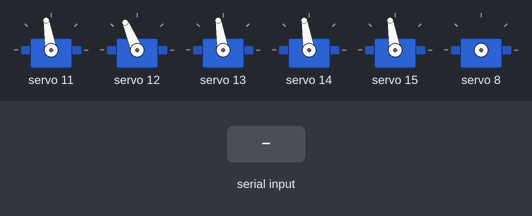
A sketch run on a simulated Arduino Uno, built with avr-gcc and run on an emulated ATmega328P. Parts: 6 × servo. Inputs (shaded band) come from the test bench.

Above: at 7.2 s.
7.3 s: "GRAB\n" received over Serial
8.8 s: "OPEN\n" received over Serial
At 9.4 s:
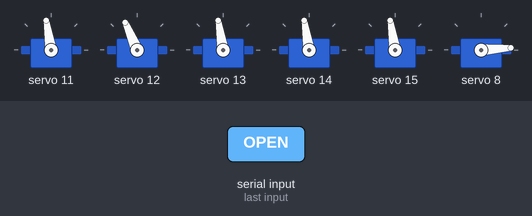
10.3 s: "90 45\n" received over Serial
At 11.2 s:
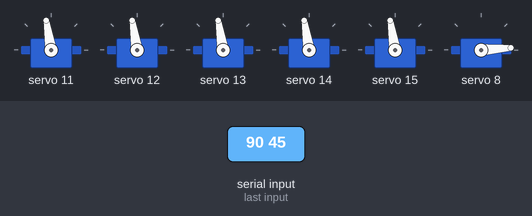
11.8 s: "GRAB\n" received over Serial
At 12.9 s:
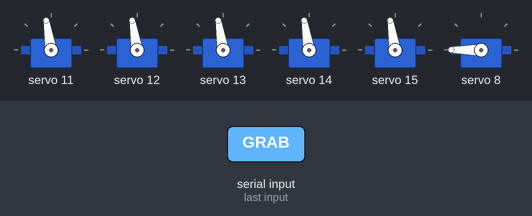
Timing chart, 0 to 14.3 s (numbered marks = the images above; inputs shaded):
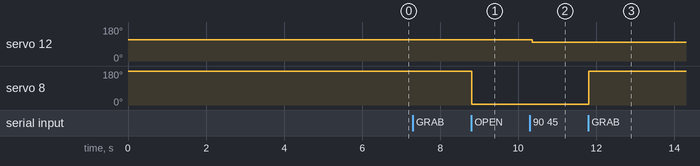

The sketch:

chessbot_final.ino
```cpp
#include <Wire.h>
#include <Adafruit_PWMServoDriver.h>
#include <stdlib.h>
#include <LiquidCrystal.h>

LiquidCrystal lcd(8, 2, 4, 5, 6, 7);

Adafruit_PWMServoDriver pwm = Adafruit_PWMServoDriver();

#define SERVOMIN  120 // Minimum pulse length count (out of 4096)
#define SERVOMAX  520 // Maximum pulse length count (out of 4096)

const int joint1 = 11;
const int joint2 = 12;
const int joint3 = 13;
const int joint4 = 14;
const int joint5 = 15;
const int joint6 = 8;

double joint_1_val = 0.0;
double joint_2_val = 0.0;
double joint_3_val = 0.0;
double joint_4_val = 0.0;
double joint_5_val = 0.0;


unsigned long currentMillis;
long previousMillis = 0;    // set up timers
long interval = 20;


void setup() {
  Serial.begin(9600);
  Wire.begin();
  //Serial.println("16 channel Servo test!");

  pwm.begin();
  pwm.setPWMFreq(50);  // Analog servos run at ~60 Hz updates

  // Set initial positions for servos on channels 11 to 15
  /*
  pwm.setPWM(11, 0, angleToPulse(10));
  pwm.setPWM(12, 0, angleToPulse(65));
  pwm.setPWM(13, 0, angleToPulse(120));
  pwm.setPWM(14, 0, angleToPulse(100));
  pwm.setPWM(15, 0, angleToPulse(30));
*/
home_position();


}

void loop() {

  /*
  delay(2000);

  // Sweep servo on channel 11 from 10 to 150 degrees
  for (int angle = 10; angle <= 150; angle += 2) {
    delay(20);
    pwm.setPWM(11, 0, angleToPulse(angle));
  }
  delay(1000);

  // Sweep servo on channel 12 from 65 to 90 degrees
  for (int angle = 65; angle <= 90; angle += 1) {
    delay(70);
    pwm.setPWM(12, 0, angleToPulse(angle));
  }
  delay(1000);

  // Sweep servo on channel 13 from 120 to 90 degrees
  for (int angle = 120; angle >= 90; angle -= 2) {
    delay(50);
    pwm.setPWM(13, 0, angleToPulse(angle));
  }
  delay(1000);

  // Sweep servo on channel 14 from 100 to 150 degrees
  for (int angle = 100; angle <= 150; angle += 1) {
    delay(20);
    pwm.setPWM(14, 0, angleToPulse(angle));
  }
  delay(1000);

  // Sweep servo on channel 15 from 30 to 80 degrees
  for (int angle = 30; angle <= 80; angle += 2) {
    delay(40);
    pwm.setPWM(15, 0, angleToPulse(angle));
  }
  delay(1000);
  */
    if (Serial.available() > 0) {
    // Read the incoming angle values from Serial
    String receivedCommand = Serial.readStringUntil('\n');
    if(receivedCommand=="GRAB") grip_close(joint6);
    else if(receivedCommand=="OPEN") grip_open(joint6);
    else{
    float receivedValues[5];

    // Parse the received values
    if (parseCommand(receivedCommand, receivedValues)) {
      joint_1_val = receivedValues[0];
      joint_1_val = joint_1_map(joint_1_val);

      joint_2_val = receivedValues[1];
      joint_2_val = joint_2_map(joint_2_val);

      joint_3_val = receivedValues[2];
      joint_3_val = joint_3_map(joint_3_val);

      joint_4_val = receivedValues[3];
      joint_4_val = joint_4_map(joint_4_val);

      joint_5_val = receivedValues[4];
      joint_5_val = joint_5_map(joint_5_val);

      lcd.clear();
      //displayValues(receivedValues);
    }
      // Set servos to the received angles
       currentMillis = millis();
  //if (currentMillis - previousMillis >= 20)
   //{
      //setServoAngle(joint_1_servo_pin, joint_1);
      pwm.setPWM(joint1, 0, angleToPulse(joint_1_val));
      delay(50);
      //setServoAngle(joint_2_servo_pin, joint_2);
      pwm.setPWM(joint2, 0, angleToPulse(joint_2_val));
      delay(50);
      //setServoAngle(joint_3_servo_pin, joint_3);
      pwm.setPWM(joint3, 0, angleToPulse(joint_3_val));
      delay(50);
      //setServoAngle(joint_4_servo_pin, joint_4);
      pwm.setPWM(joint4, 0, angleToPulse(joint_4_val));
      delay(50);
      //setServoAngle(joint_5_servo_pin, joint_5);
      pwm.setPWM(joint5, 0, angleToPulse(joint_5_val));
      delay(50);
      previousMillis = currentMillis;
   // }
    }
  }


}

//##############################################################//
double joint_1_map(float pos_radian) //outputs in mapped degree
{
  //moveit_sim    :-90  0  90  //<-------pos_radian
  //physical_arm  :-90  0  90
  return pos_radian*57.2958;  // 57.2958 = 180/pi
}
double joint_2_map(float pos_radian) //outputs in mapped degree
{
  //moveit_sim    :-90  0  90 //<-------pos_radian
  //physical_arm  :90  0  -90
  return map_double(pos_radian,-1.5708 ,1.5708 ,90 ,-90);  // 57.2958 = 180/pi
}

double joint_3_map(float pos_radian) //outputs in mapped degree
{
  //moveit_sim    :1.05rad(60.16)  0 -2.09rad(119.74) //<-------pos_radian
  //physical_arm  :-90  0  90
  return map_double(pos_radian ,1.051 ,-2.091 ,-90 ,+90);  // 57.2958 = 180/pi
}
double joint_4_map(float pos_radian) //outputs in mapped degree
{
  //moveit_sim    :90  0  -90 //<-------pos_radian
  //physical_arm  :-90  0  90
  return map_double(pos_radian, 1.5708 ,-1.5708 ,-90 ,90);  // 57.2958 = 180/pi
}
double joint_5_map(float pos_radian) //outputs in mapped degree
{
  //moveit_sim    :-90  0  90  //<-------pos_radian
  //physical_arm  :-90  0  90
  return pos_radian*57.2958;  // 57.2958 = 180/pi
}

double map_double(double input,double inputMin,double inputMax,double outputMin,double outputMax)
{
  double normalizedInput = (input - inputMin) / (inputMax - inputMin);
  return outputMin + normalizedInput * (outputMax - outputMin);
}
//##############################################################//

// Function to parse received Serial command
bool parseCommand(String command, float values[]) {
  int index = 0;
  int start = 0;

  // Split the command string by spaces and convert to float
  for (int i = 0; i < command.length(); i++) {
    if (command.charAt(i) == ' ' || i == command.length() - 1) {
      String valueStr = command.substring(start, i + 1);
      values[index] = valueStr.toFloat();  // Convert to float
      index++;
      start = i + 1;

      // Break if we've filled the array
      if (index >= 5) break;
    }
  }
  return (index == 5);  // Return true if we parsed 5 values
}


//##############################################################//

void home_position()
{
  delay(1000);
  //driver.setChannelPWM(joint_3_servo_pin,joint_3_servo.pwmForAngle(0.0));
  pwm.setPWM(joint1, 0, angleToPulse(0.0));
  delay(1000);
  //driver.setChannelPWM(joint_2_servo_pin,joint_2_servo.pwmForAngle(0.0));
  pwm.setPWM(joint2, 0, angleToPulse2(0.0));
  delay(1000);
  //driver.setChannelPWM(joint_1_servo_pin,joint_1_servo.pwmForAngle(0.0));
  pwm.setPWM(joint3, 0, angleToPulse(0.0));
  delay(1000);
  //driver.setChannelPWM(joint_4_servo_pin,joint_4_servo.pwmForAngle(0.0));
  pwm.setPWM(joint4, 0, angleToPulse(0.0));
  delay(1000);
  //driver.setChannelPWM(joint_5_servo_pin,joint_5_servo.pwmForAngle(0.0));
  pwm.setPWM(joint5, 0, angleToPulse(0.0));
  delay(1000);
}

////////////////////////////////////////////////////////////////////////

// Function to map angle to pulse length
int angleToPulse(double ang) {
  int pulse = map(ang, -90, 90, SERVOMIN, SERVOMAX);
  //Serial.print("Angle: "); Serial.print(ang);
  //Serial.print(" Pulse: "); Serial.println(pulse);
  return pulse;
}

int angleToPulse2(double ang) {
  int pulse = map(ang, -90, 90, 170, 530);
  //Serial.print("Angle: "); Serial.print(ang);
  //Serial.print(" Pulse: "); Serial.println(pulse);
  return pulse;
}

void displayValues(float values[]) {
  //lcd.clear();
  //lcd.setCursor(0, 0);
  //lcd.print(values[i]);
  //lcd.print("Received:");
  for (int i = 0; i <6 ; i++) {
    lcd.setCursor(0, 0);  // Print on the second line
    lcd.print("Rec value : ");
    lcd.print(i);
    lcd.setCursor(0,1);
    lcd.print(values[i]);
    //lcd.setCursor(0, 1);  // Print on the second line
    //lcd.print(typeof(values[i]));
    // delay(1000); // Delay to view each value
    // lcd.clear();
    delay(1000);
  }
  delay(500);
}

void grip_close(int gripper_pin){
  pwm.setPWM(gripper_pin, 0, angleToPulse(90));
}

void grip_open(int gripper_pin){
  pwm.setPWM(gripper_pin, 0, angleToPulse(-90));
}
```

Measured:
- after the input at 8.8 s, servo 8: 180° → 4° at once
- after the input at 10.3 s, servo 12: 113° → 99° after 0.06 s
- after the input at 11.8 s, servo 8: 4° → 180° at once
